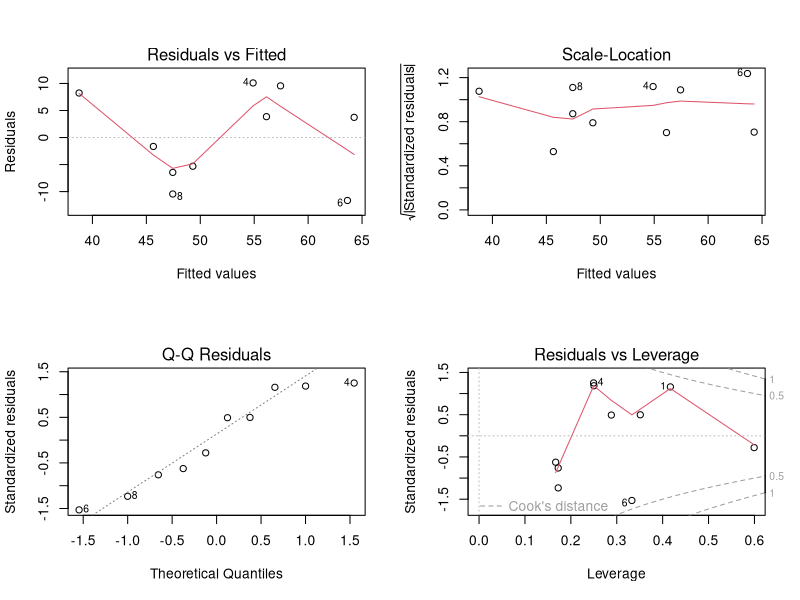

R code for this plot:
## ---- chunk 1
bloodtest <- data.frame(id = 1:10,
                        gender = c("female", "male", "female", "female", "female", "male", "male", "female", "male", "female"),
                        hospital = c("CLH", "MH", "MH", "MH", "CLH", "MH", "MDH", "MDH", "CLH", "MH"),
                        doc_id = c(1, 1, 1, 2, 2, 2, 3, 3, 3, 3),
                        insured = c(0, 1, 1, 1, 0, 1, 1, 0, 1, 1),
                        age = c(23, 45, 37, 49, 51, 55, 56, 37, 26, 40),
                        test1  = c(47, 67, 41, 65, 60, 52, 68, 37, 44, 44),
                        test2 = c(46, 57, 47, 65, 62, 51 ,62 ,44 ,46, 61),
                        test3 = c(49, 73, 50, 64, 77, 57, 75, 55, 62, 55),
                        test4 = c(61, 61, 51, 71, 56, 57, 61, 46, 46, 46))
bloodtest
## ---- chunk 2

mean(bloodtest$age)

median(bloodtest$age)

var(bloodtest$age)

summary(bloodtest$test1)
## ---- chunk 3

# Counts of gender by category
table(bloodtest$gender)

# Counts of hoppital by category
table(bloodtest$hospital)

# Proportions of hospital by category - should always sum to 1
prop.table(table(bloodtest$hospital))
## ---- chunk 4
my2way <- table(bloodtest$gender, bloodtest$hospital, bloodtest$insured)
my2way

# row proportions - prop of gender that fall into hospitals
prop.table(my2way, margin=1)

# column proportions - prop of hospital that fall into genders
prop.table(my2way, margin=2)
## ---- chunk 5

# Pretty independent categories
chisq.test(bloodtest$hospital, bloodtest$insured)

## ---- chunk 6

# Pretty independent categories
chisq.test(bloodtest$gender, bloodtest$insured)

## ---- chunk 7
t.test(test1 ~ gender, data=bloodtest)
## ---- chunk 8
summary(aov(test1 ~ hospital, data=bloodtest))

## ---- chunk 9
t.test(test1 ~ insured, data=bloodtest)
## ---- chunk 10
t.test(bloodtest$test1, bloodtest$test3, paired=TRUE)
## ---- chunk 11
m1 <- lm(test1 ~ age + gender, data=bloodtest)
m1
## ---- chunk 12
# plots all 4 plots at once (otherwise one at a time)
layout(matrix(c(1,2,3,4),2,2))

# 4 diagnostic plots
plot(m1)
## ---- chunk 13
coef(m1)

confint(m1)

df = as.data.frame(cbind(bloodtest$test1, predict(m1), residuals(m1)))
names(df) = c("test1", "prediction", "residuals")
df
## ---- chunk 14
anova(m1)
## ---- chunk 15
m2 <- lm(test1 ~ age + gender + hospital, data = bloodtest)

anova.results = anova(m2, m1)

anova.results

anova.results$`Pr(>F)`[[2]]
## ---- chunk 16

# Let's start with age and see if we can incrementally add valuable information in, only if it improves based on the anova test.

base_model = lm(test1 ~ age, data=bloodtest)
selected_variables = c("age")

for(name in names(bloodtest)){
  if(!(name %in% selected_variables) && name != "test1"){
    # alternative_model = lm()
    hyp_updated_variables = c(selected_variables, name)
    formulaString = paste("test1 ~ ", paste(hyp_updated_variables, collapse = "+"))
    alternate_model = lm(as.formula(formulaString), data=bloodtest)
    alternate_model
    
    anova.results = anova(alternate_model, base_model)
    p = anova.results$`Pr(>F)`[[2]]
    
    # print("Testing base against alternate")
    # print(formulaString)
    # print(p)
    if(p <= 0.05){
      print(paste("*** UPDATING MODEL TO INCLUDE ", name, "***", sep="") )
      print(paste("p.value = ", p))
      selected_variables <- c(selected_variables, name)
      newFormula = paste("test1 ~", paste(selected_variables, collapse="+"))
      base_model = lm(newFormula, data=bloodtest)
    }
  }
}

summary(base_model)
